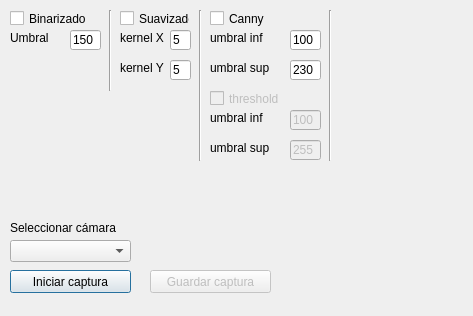
<?xml version="1.0" encoding="UTF-8"?>
<ui version="4.0">
 <class>Dialog</class>
 <widget class="QDialog" name="Dialog">
  <property name="geometry">
   <rect>
    <x>0</x>
    <y>0</y>
    <width>473</width>
    <height>316</height>
   </rect>
  </property>
  <property name="windowTitle">
   <string>Dialog</string>
  </property>
  <widget class="QPushButton" name="captura">
   <property name="geometry">
    <rect>
     <x>10</x>
     <y>270</y>
     <width>121</width>
     <height>23</height>
    </rect>
   </property>
   <property name="text">
    <string>Iniciar captura</string>
   </property>
  </widget>
  <widget class="QCheckBox" name="checkBoxSuavizado">
   <property name="geometry">
    <rect>
     <x>120</x>
     <y>10</y>
     <width>70</width>
     <height>17</height>
    </rect>
   </property>
   <property name="text">
    <string>Suavizado</string>
   </property>
  </widget>
  <widget class="Line" name="line">
   <property name="geometry">
    <rect>
     <x>100</x>
     <y>10</y>
     <width>20</width>
     <height>81</height>
    </rect>
   </property>
   <property name="orientation">
    <enum>Qt::Vertical</enum>
   </property>
  </widget>
  <widget class="QLineEdit" name="LEsuavizadoX">
   <property name="geometry">
    <rect>
     <x>170</x>
     <y>30</y>
     <width>21</width>
     <height>20</height>
    </rect>
   </property>
   <property name="text">
    <string>5</string>
   </property>
  </widget>
  <widget class="QLineEdit" name="LEsuavizadoY">
   <property name="geometry">
    <rect>
     <x>170</x>
     <y>60</y>
     <width>21</width>
     <height>20</height>
    </rect>
   </property>
   <property name="text">
    <string>5</string>
   </property>
  </widget>
  <widget class="QLabel" name="label_2">
   <property name="geometry">
    <rect>
     <x>120</x>
     <y>30</y>
     <width>47</width>
     <height>16</height>
    </rect>
   </property>
   <property name="text">
    <string>kernel X</string>
   </property>
  </widget>
  <widget class="QLabel" name="label_3">
   <property name="geometry">
    <rect>
     <x>120</x>
     <y>60</y>
     <width>47</width>
     <height>16</height>
    </rect>
   </property>
   <property name="text">
    <string>kernel Y</string>
   </property>
  </widget>
  <widget class="Line" name="line_3">
   <property name="geometry">
    <rect>
     <x>190</x>
     <y>10</y>
     <width>20</width>
     <height>151</height>
    </rect>
   </property>
   <property name="orientation">
    <enum>Qt::Vertical</enum>
   </property>
  </widget>
  <widget class="QCheckBox" name="checkBoxCanny">
   <property name="geometry">
    <rect>
     <x>210</x>
     <y>10</y>
     <width>70</width>
     <height>17</height>
    </rect>
   </property>
   <property name="text">
    <string>Canny</string>
   </property>
  </widget>
  <widget class="QLabel" name="label_5">
   <property name="geometry">
    <rect>
     <x>210</x>
     <y>30</y>
     <width>71</width>
     <height>16</height>
    </rect>
   </property>
   <property name="text">
    <string>umbral inf</string>
   </property>
  </widget>
  <widget class="QLabel" name="label_6">
   <property name="geometry">
    <rect>
     <x>210</x>
     <y>60</y>
     <width>101</width>
     <height>16</height>
    </rect>
   </property>
   <property name="text">
    <string>umbral sup</string>
   </property>
  </widget>
  <widget class="QLineEdit" name="LEumbralInf">
   <property name="geometry">
    <rect>
     <x>290</x>
     <y>30</y>
     <width>31</width>
     <height>20</height>
    </rect>
   </property>
   <property name="text">
    <string>100</string>
   </property>
  </widget>
  <widget class="QLineEdit" name="LEumbralSup">
   <property name="geometry">
    <rect>
     <x>290</x>
     <y>60</y>
     <width>31</width>
     <height>20</height>
    </rect>
   </property>
   <property name="text">
    <string>230</string>
   </property>
  </widget>
  <widget class="Line" name="line_4">
   <property name="geometry">
    <rect>
     <x>320</x>
     <y>10</y>
     <width>20</width>
     <height>151</height>
    </rect>
   </property>
   <property name="orientation">
    <enum>Qt::Vertical</enum>
   </property>
  </widget>
  <widget class="QCheckBox" name="checkBoxBinarizado">
   <property name="geometry">
    <rect>
     <x>10</x>
     <y>10</y>
     <width>101</width>
     <height>17</height>
    </rect>
   </property>
   <property name="text">
    <string>Binarizado</string>
   </property>
  </widget>
  <widget class="QLabel" name="label_4">
   <property name="geometry">
    <rect>
     <x>10</x>
     <y>30</y>
     <width>51</width>
     <height>16</height>
    </rect>
   </property>
   <property name="text">
    <string>Umbral</string>
   </property>
  </widget>
  <widget class="QLineEdit" name="LEumbralBin">
   <property name="geometry">
    <rect>
     <x>70</x>
     <y>30</y>
     <width>31</width>
     <height>20</height>
    </rect>
   </property>
   <property name="text">
    <string>150</string>
   </property>
  </widget>
  <widget class="QComboBox" name="comboBoxCamara">
   <property name="geometry">
    <rect>
     <x>10</x>
     <y>240</y>
     <width>121</width>
     <height>22</height>
    </rect>
   </property>
  </widget>
  <widget class="QLabel" name="label">
   <property name="geometry">
    <rect>
     <x>10</x>
     <y>220</y>
     <width>131</width>
     <height>16</height>
    </rect>
   </property>
   <property name="text">
    <string>Seleccionar cámara</string>
   </property>
  </widget>
  <widget class="QLineEdit" name="LEumbralSupThr">
   <property name="enabled">
    <bool>false</bool>
   </property>
   <property name="geometry">
    <rect>
     <x>290</x>
     <y>140</y>
     <width>31</width>
     <height>20</height>
    </rect>
   </property>
   <property name="text">
    <string>255</string>
   </property>
  </widget>
  <widget class="QLineEdit" name="LEumbralInfThr">
   <property name="enabled">
    <bool>false</bool>
   </property>
   <property name="geometry">
    <rect>
     <x>290</x>
     <y>110</y>
     <width>31</width>
     <height>20</height>
    </rect>
   </property>
   <property name="text">
    <string>100</string>
   </property>
  </widget>
  <widget class="QLabel" name="label_7">
   <property name="geometry">
    <rect>
     <x>210</x>
     <y>140</y>
     <width>81</width>
     <height>16</height>
    </rect>
   </property>
   <property name="text">
    <string>umbral sup</string>
   </property>
  </widget>
  <widget class="QCheckBox" name="checkBoxCannyThr">
   <property name="enabled">
    <bool>false</bool>
   </property>
   <property name="geometry">
    <rect>
     <x>210</x>
     <y>90</y>
     <width>91</width>
     <height>17</height>
    </rect>
   </property>
   <property name="text">
    <string>threshold</string>
   </property>
  </widget>
  <widget class="QLabel" name="label_8">
   <property name="geometry">
    <rect>
     <x>210</x>
     <y>110</y>
     <width>81</width>
     <height>16</height>
    </rect>
   </property>
   <property name="text">
    <string>umbral inf</string>
   </property>
  </widget>
  <widget class="QPushButton" name="guardarCaptura">
   <property name="enabled">
    <bool>false</bool>
   </property>
   <property name="geometry">
    <rect>
     <x>150</x>
     <y>270</y>
     <width>121</width>
     <height>23</height>
    </rect>
   </property>
   <property name="text">
    <string>Guardar captura</string>
   </property>
  </widget>
  <widget class="QLabel" name="labelTildeVerde">
   <property name="geometry">
    <rect>
     <x>280</x>
     <y>270</y>
     <width>41</width>
     <height>21</height>
    </rect>
   </property>
   <property name="text">
    <string/>
   </property>
  </widget>
 </widget>
 <resources/>
 <connections/>
</ui>
